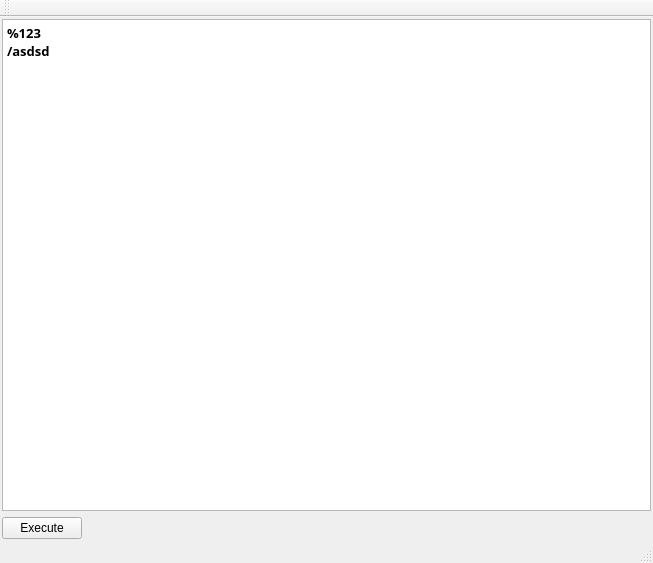
<?xml version="1.0" encoding="UTF-8"?>
<ui version="4.0">
 <class>MainQScriptWindow</class>
 <widget class="QMainWindow" name="MainQScriptWindow">
  <property name="geometry">
   <rect>
    <x>0</x>
    <y>0</y>
    <width>653</width>
    <height>563</height>
   </rect>
  </property>
  <property name="windowTitle">
   <string>MainQScriptWindow</string>
  </property>
  <widget class="QWidget" name="centralWidget">
   <layout class="QGridLayout" name="gridLayout">
    <property name="leftMargin">
     <number>2</number>
    </property>
    <property name="topMargin">
     <number>2</number>
    </property>
    <property name="rightMargin">
     <number>2</number>
    </property>
    <property name="bottomMargin">
     <number>2</number>
    </property>
    <item row="1" column="0">
     <widget class="QPushButton" name="executeButton">
      <property name="text">
       <string>Execute</string>
      </property>
      <property name="icon">
       <iconset resource="../../../restricted/resources/resresource.qrc">
        <normaloff>:/new/prefix1/lightning.png</normaloff>:/new/prefix1/lightning.png</iconset>
      </property>
      <property name="iconSize">
       <size>
        <width>24</width>
        <height>24</height>
       </size>
      </property>
     </widget>
    </item>
    <item row="1" column="1">
     <spacer name="horizontalSpacer">
      <property name="orientation">
       <enum>Qt::Horizontal</enum>
      </property>
      <property name="sizeHint" stdset="0">
       <size>
        <width>40</width>
        <height>20</height>
       </size>
      </property>
     </spacer>
    </item>
    <item row="0" column="0" colspan="2">
     <widget class="QTextEdit" name="textEdit">
      <property name="font">
       <font>
        <family>Ubuntu Mono</family>
        <pointsize>10</pointsize>
        <weight>75</weight>
        <bold>true</bold>
       </font>
      </property>
      <property name="html">
       <string>&lt;!DOCTYPE HTML PUBLIC &quot;-//W3C//DTD HTML 4.0//EN&quot; &quot;http://www.w3.org/TR/REC-html40/strict.dtd&quot;&gt;
&lt;html&gt;&lt;head&gt;&lt;meta name=&quot;qrichtext&quot; content=&quot;1&quot; /&gt;&lt;style type=&quot;text/css&quot;&gt;
p, li { white-space: pre-wrap; }
&lt;/style&gt;&lt;/head&gt;&lt;body style=&quot; font-family:'Ubuntu Mono'; font-size:10pt; font-weight:600; font-style:normal;&quot;&gt;
&lt;p style=&quot; margin-top:0px; margin-bottom:0px; margin-left:0px; margin-right:0px; -qt-block-indent:0; text-indent:0px;&quot;&gt;%123 &lt;/p&gt;
&lt;p style=&quot; margin-top:0px; margin-bottom:0px; margin-left:0px; margin-right:0px; -qt-block-indent:0; text-indent:0px;&quot;&gt;/asdsd&lt;/p&gt;&lt;/body&gt;&lt;/html&gt;</string>
      </property>
     </widget>
    </item>
   </layout>
  </widget>
  <widget class="QMenuBar" name="menuBar">
   <property name="geometry">
    <rect>
     <x>0</x>
     <y>0</y>
     <width>653</width>
     <height>23</height>
    </rect>
   </property>
  </widget>
  <widget class="QToolBar" name="mainToolBar">
   <attribute name="toolBarArea">
    <enum>TopToolBarArea</enum>
   </attribute>
   <attribute name="toolBarBreak">
    <bool>false</bool>
   </attribute>
  </widget>
  <widget class="QStatusBar" name="statusBar"/>
 </widget>
 <layoutdefault spacing="6" margin="11"/>
 <resources>
  <include location="../../../restricted/resources/resresource.qrc"/>
 </resources>
 <connections/>
</ui>
